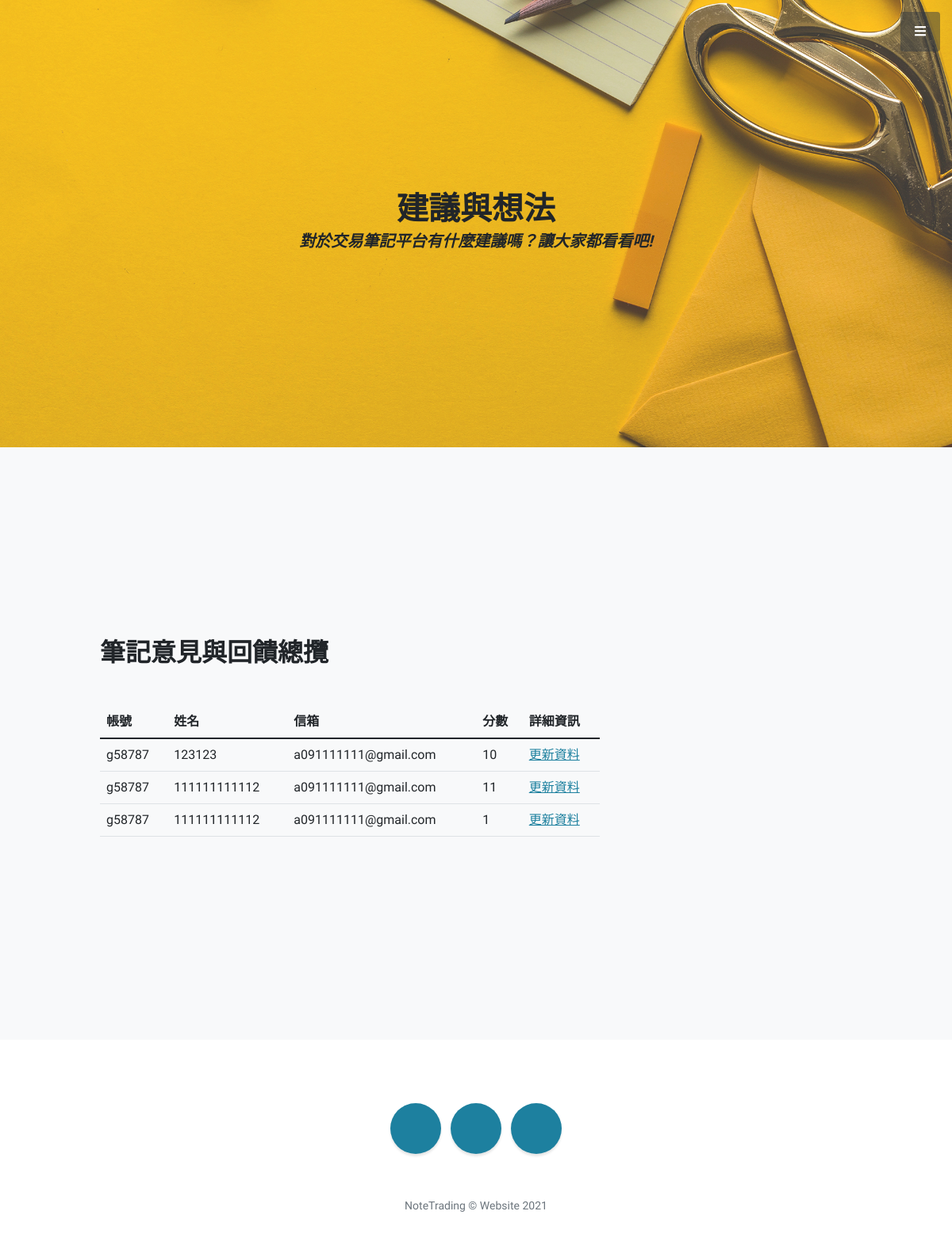
Page /apply/myapply/ (signed in) on the earlier database version.
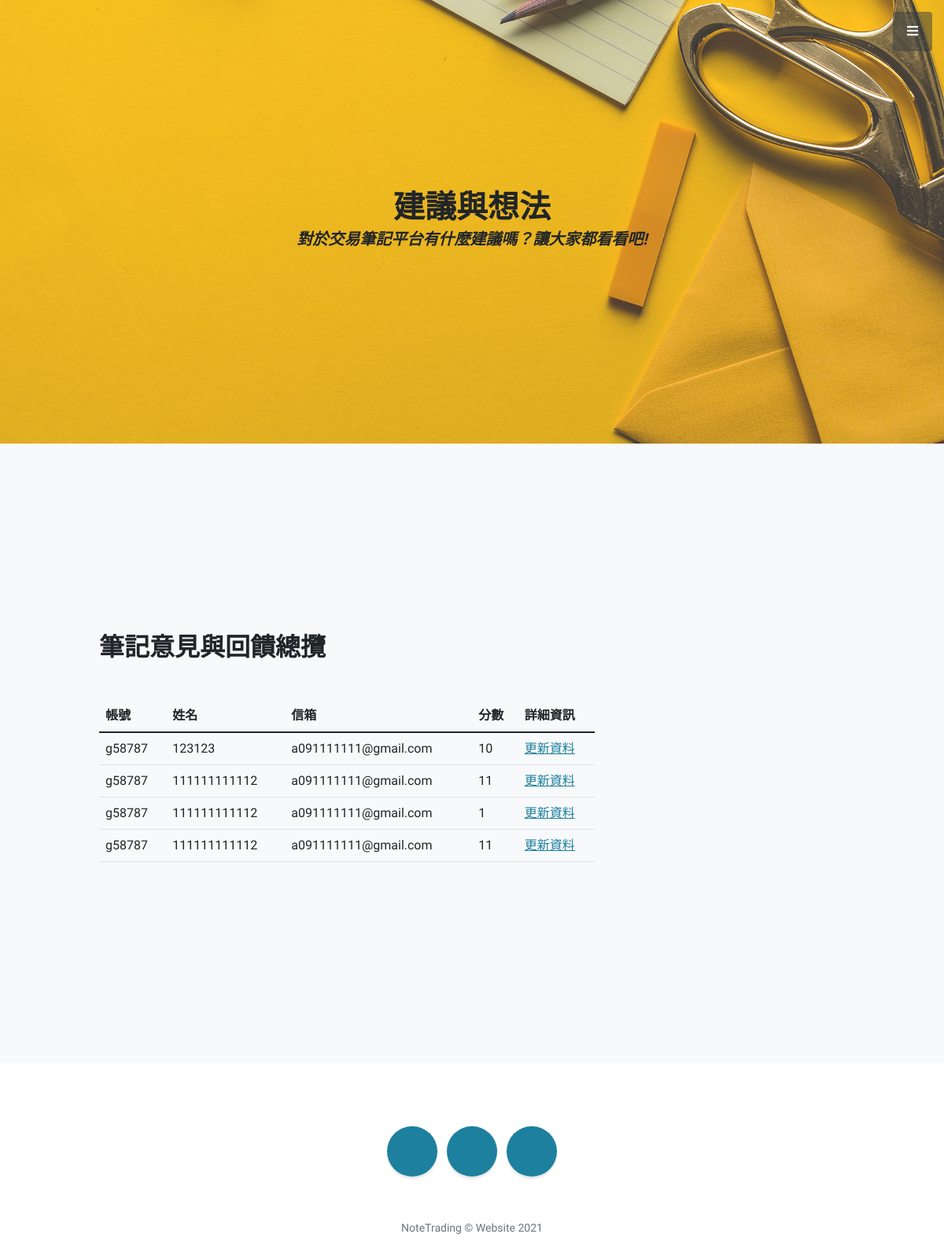
Same page on the later database version.
### apply/models.py (models this page shows, shortened)
class Person(models.Model):
    SUGGEST_CHOICES = [
        ('1', '非常不滿意'),
        ('2', '不滿意'),
        ('3', '普通'),
        ('4', '滿意'),
        ('5', '非常滿意')
    ]
    user_account = models.ForeignKey(User, on_delete=models.SET_NULL, null=True, blank=True)
    name = models.CharField(max_length=20, blank=False)
    email = models.EmailField(max_length=100, blank=False)
    suggest_id = models.CharField(max_length=1, choices = SUGGEST_CHOICES, default='5')
    score = models.IntegerField(blank=False)
    memo = models.TextField(max_length=200, blank=False)
    def get_url(self):
        return reverse('updateperson', args=[str(self.id)])
    class Meta:
        ordering = ['-name']

### apply/views.py (the view)
# urls.py: path('myapply/', views.myapply, name='my-apply'),
@login_required
def myapply(request):
    if request.user.is_authenticated:
        person_list = Person.objects.filter(user_account=request.user)
        if person_list:
            context = {
                "user": request.user,
                "person_list": person_list
            }
        return render(request, "apply/all_person.html", context)
    else:
        return redirect("/accounts/login")

### apply/templates/apply/all_person.html
{% extends "baseR.html" %}
{% block content %}
<section class="content-section bg-light">
  <div class="container px-4 px-lg-5 text-left">
    <div class="row gx-4 gx-lg-5 justify-content-left">
      <div class="col-lg-10">
        <h2>筆記意見與回饋總攬</h2>
        <p class="lead mb-5">
          {% if person_list %}
        <table class="table">
          <thead>
            <tr>
              <th scope="col">帳號</th>
              <th scope="col">姓名</th>
              <th scope="col">信箱</th>
              <th scope="col">分數</th>
              <th scope="col">詳細資訊</th>
            </tr>
          </thead>
          <tbody>
            {% for p in person_list %}
            <tr>
              <td>{{p.user_account}}</td>
              <td>{{p.name}}</td>
              <td>{{p.email}}</td>
              <td>{{p.score}}</td>
              <td><a href="{{ p.get_url }}">更新資料</a></td>
            </tr>
            {% endfor %}
          </tbody>
        </table>
        {% else %}
        There are no msg
        {% endif %}
        </p>
      </div>
    </div>
  </div>
</section>
{% endblock %}

Differences in the rows shown:
added Person: user_account "g58787", name "111111111112", email "a091111111@gmail.com", score "11"
